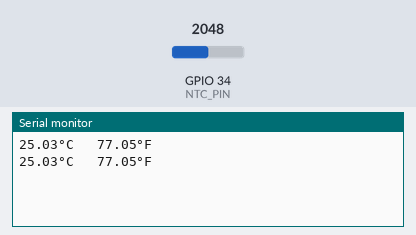
Simulated run of this program. Board: ESP32. Shown: the last lines printed to the serial monitor. The test bench sets the inputs (shaded band); at power-on: GPIO 34 (NTC_PIN) = 2048 (analog values on the 0–4095 scale).

Above: at 2.3 s.
2.4 s: GPIO 34 (NTC_PIN) set to 2866
At 4.2 s:
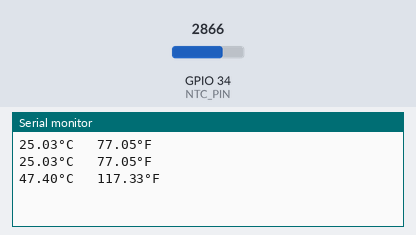
4.5 s: GPIO 34 (NTC_PIN) set to 3603
At 5.5 s:
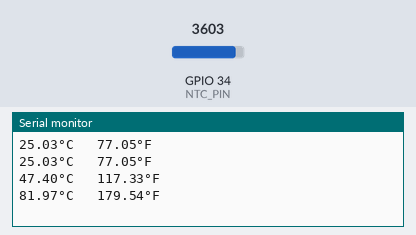
Timing chart, 0 to 7.5 s (numbered marks = the images above; inputs shaded):
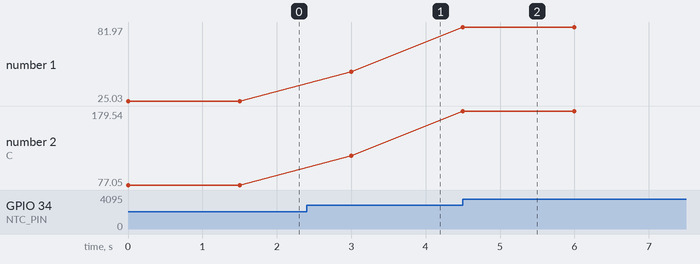

The program:

main.cpp
```cpp
#include <Arduino.h>
#include <math.h>

#define NTC_PIN 34 // ADC pin

float TempC, TempF;

float Read_NTC10k()
{
  float a = 639.5, b = -0.1332, c = -162.5; // curve-fit constants
  float R_ntc, V_ntc, Temp;
  int adcValue = analogRead(NTC_PIN);
  V_ntc = (adcValue*3.3)/4095.0; // Converts digital ADC value back into real voltage
  R_ntc = 10000.0 * ((3.3/V_ntc) - 1); // Based on voltage divider rule // Fixed resistor = 10kΩ
  Temp = a * pow(R_ntc, b) + c; // depends on the thermistor model
  return Temp;
}

void setup()
{
  Serial.begin(9600);

  analogReadResolution(12);          // 12-bit ADC (0–4095)
  analogSetAttenuation(ADC_11db);    // 0–3.3V range
}

void loop()
{
  TempC = Read_NTC10k();
  TempF = (TempC * 1.8) + 32.0;
  Serial.print(TempC);
  Serial.print("°C \t");
  Serial.print(TempF);
  Serial.println("°F");
  delay(1500);
}
```

Measured:
- after the input at 2.4 s, the serial monitor: prints a new line after 0.60 s (image 1)
- after the input at 4.5 s, the serial monitor: prints a new line at once (image 2)
- plotted number 1: 25.03 → 47.4 after the input at 2.4 s, 47.4 → 81.97 after the input at 4.5 s
- plotted number 2: 77.05 → 117.33 after the input at 2.4 s, 117.33 → 179.54 after the input at 4.5 s
